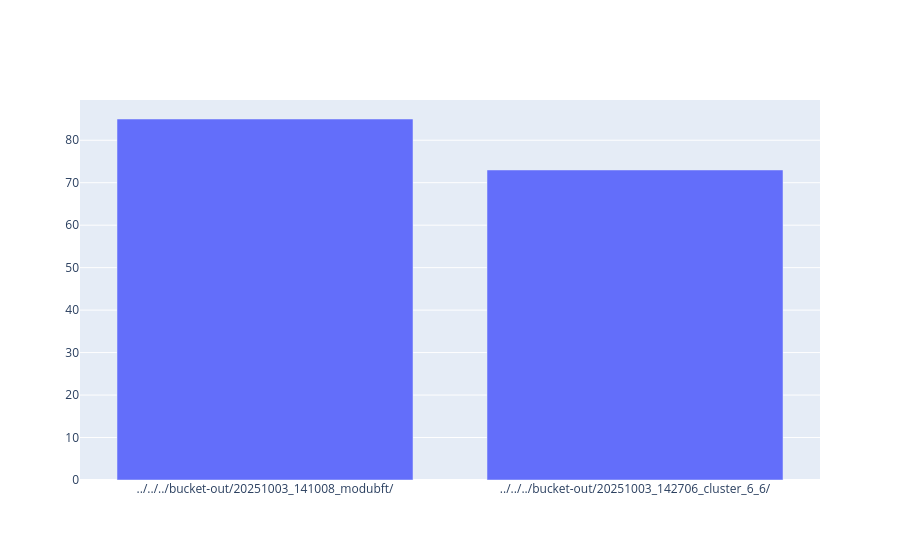
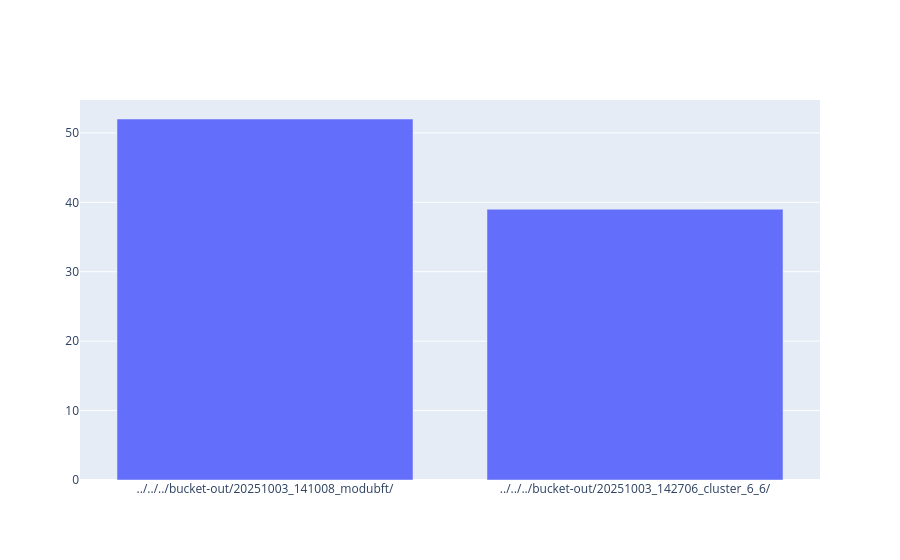

The cell these charts' notebook holds for them, in order:
### Code cell
def plot_max_cpu_by_folder(role):
    folder_cpu_max = df.query("Role == @role ").groupby("folder")[["cpu"]].max().reset_index().sort_values("folder")
    fig = go.Figure() 
    fig.add_trace(go.Bar(x=folder_cpu_max.folder,y=folder_cpu_max.cpu.astype(float)))
    fig.show()

plot_max_cpu_by_folder(2)
plot_max_cpu_by_folder(1)

### Figure 1 — Plotly figure (JSON) as saved in the notebook; plotly's stock layout.template omitted (floating-point values rounded to 4 significant figures)
{"data": [{"type": "bar", "x": ["../../../bucket-out/20251003_141008_modubft/", "../../../bucket-out/20251003_142706_cluster_6_6/"], "y": [85.0, 73.0]}], "layout": {}}

### Figure 2 — Plotly figure (JSON) as saved in the notebook; plotly's stock layout.template omitted (floating-point values rounded to 4 significant figures)
{"data": [{"type": "bar", "x": ["../../../bucket-out/20251003_141008_modubft/", "../../../bucket-out/20251003_142706_cluster_6_6/"], "y": [52.0, 39.0]}], "layout": {}}
